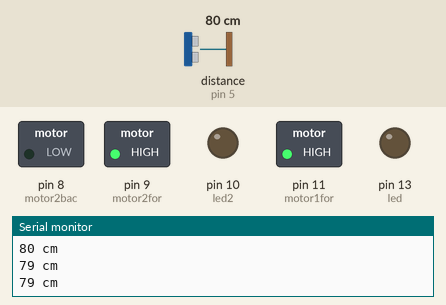
Recording of a sketch running on a simulated Arduino Uno, built with avr-gcc and run on an emulated ATmega328P. Shown: switched loads named in the sketch (green lamp = pin HIGH), output pins drawn as LEDs (lit = HIGH), the last lines printed to the serial monitor. Wiring (inferred from the names in the program): ultrasonic range finder: trigger pin 6; echo pin 5. The inputs (shaded band) are chosen by the test bench; at power-on: distance to the obstacle (sensor on pin 5) 80 cm. The echo pulse lasts 58.3 µs per cm; pins used as bus, display or sensor lines are not drawn.

Above: at 1.3 s.
1.4 s: distance to the obstacle (sensor on pin 5) set to 2 cm
At 2.7 s:
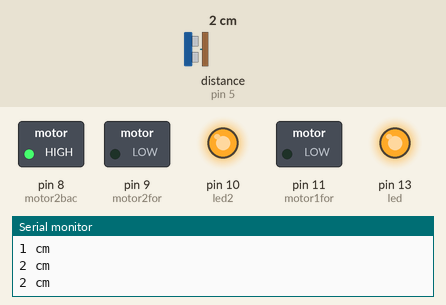
3.0 s: distance to the obstacle (sensor on pin 5) set to 9 cm
At 4.0 s:
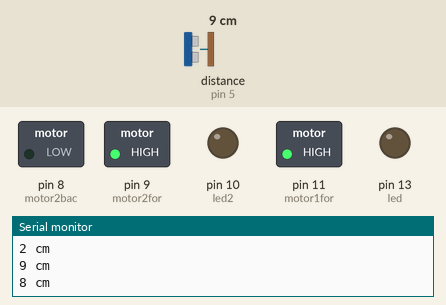
4.5 s: distance to the obstacle (sensor on pin 5) set to 4 cm
At 5.2 s:
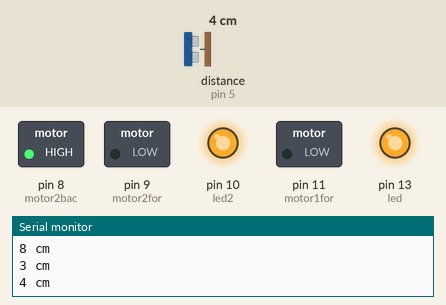
Timing chart, 0 to 7.5 s (numbered marks = the images above; inputs shaded):
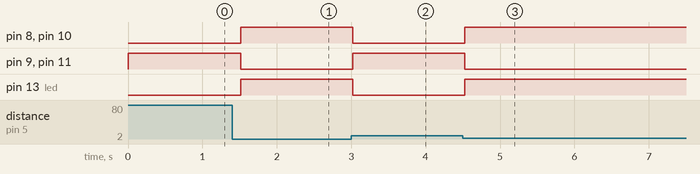

The sketch:

ultrasonic.ino
```cpp
/*
 HC-SR04 Ping distance sensor]
 VCC to arduino 5v GND to arduino GND
 Echo to Arduino pin 13 Trig to Arduino pin 12
 Red POS to Arduino pin 11
 Green POS to Arduino pin 10
 560 ohm resistor to both LED NEG and GRD power rail
 More info at: http://goo.gl/kJ8Gl
 Original code improvements to the Ping sketch sourced from Trollmaker.com
 Some code and wiring inspired by http://en.wikiversity.org/wiki/User:Dstaub/robotcar
 */

#define trigPin 6
#define echoPin 5
#define led 13
#define led2 10
#define motor1for  11
#define motor1bac 10
#define motor2for 9
#define motor2bac 8


void setup() {
  Serial.begin (9600);
  pinMode(trigPin, OUTPUT);
  pinMode(echoPin, INPUT);
  pinMode(led, OUTPUT);
  pinMode(led2, OUTPUT);
  pinMode(motor1for, OUTPUT);
  pinMode(motor2for, OUTPUT);
  pinMode(motor1bac, OUTPUT);
  pinMode(motor2bac, OUTPUT);
}

void loop() {
  long duration, distance;
  digitalWrite(trigPin, LOW);  // Added this line
  delayMicroseconds(2); // Added this line
  digitalWrite(trigPin, HIGH);
//  delayMicroseconds(1000); - Removed this line
  delayMicroseconds(10); // Added this line
  digitalWrite(trigPin, LOW);
  duration = pulseIn(echoPin, HIGH);
  distance = (duration/2) / 29.1;
  if (distance < 7) {  // This is where the LED On/Off happens
    digitalWrite(led,HIGH); // When the Red condition is met, the Green LED should turn off
  digitalWrite(led2,LOW);

  digitalWrite(motor1for,LOW);
  digitalWrite(motor2for,LOW);
  digitalWrite(motor1bac, HIGH);
  digitalWrite(motor2bac,HIGH);
}
  else {
    digitalWrite(led,LOW);
    digitalWrite(led2,HIGH);
      digitalWrite(motor1for,HIGH);
  digitalWrite(motor2for,HIGH);
  digitalWrite(motor1bac, LOW);
  digitalWrite(motor2bac,LOW);
  }
  if (distance >= 200 || distance <= 0){
    Serial.println("Out of range");
  }
  else {
    Serial.print(distance);
    Serial.println(" cm");
  }
  delay(500);
}
```

Measured:
- after the input at 1.4 s, pin 8 (motor2bac), pin 10 (led2), pin 13 (led): LOW → HIGH after 0.12 s; pin 9 (motor2for), pin 11 (motor1for): HIGH → LOW after 0.12 s
- after the input at 3.0 s, pin 8 (motor2bac), pin 10 (led2), pin 13 (led): HIGH → LOW at once; pin 9 (motor2for), pin 11 (motor1for): LOW → HIGH at once
- after the input at 4.5 s, pin 8 (motor2bac), pin 10 (led2), pin 13 (led): LOW → HIGH at once; pin 9 (motor2for), pin 11 (motor1for): HIGH → LOW at once
